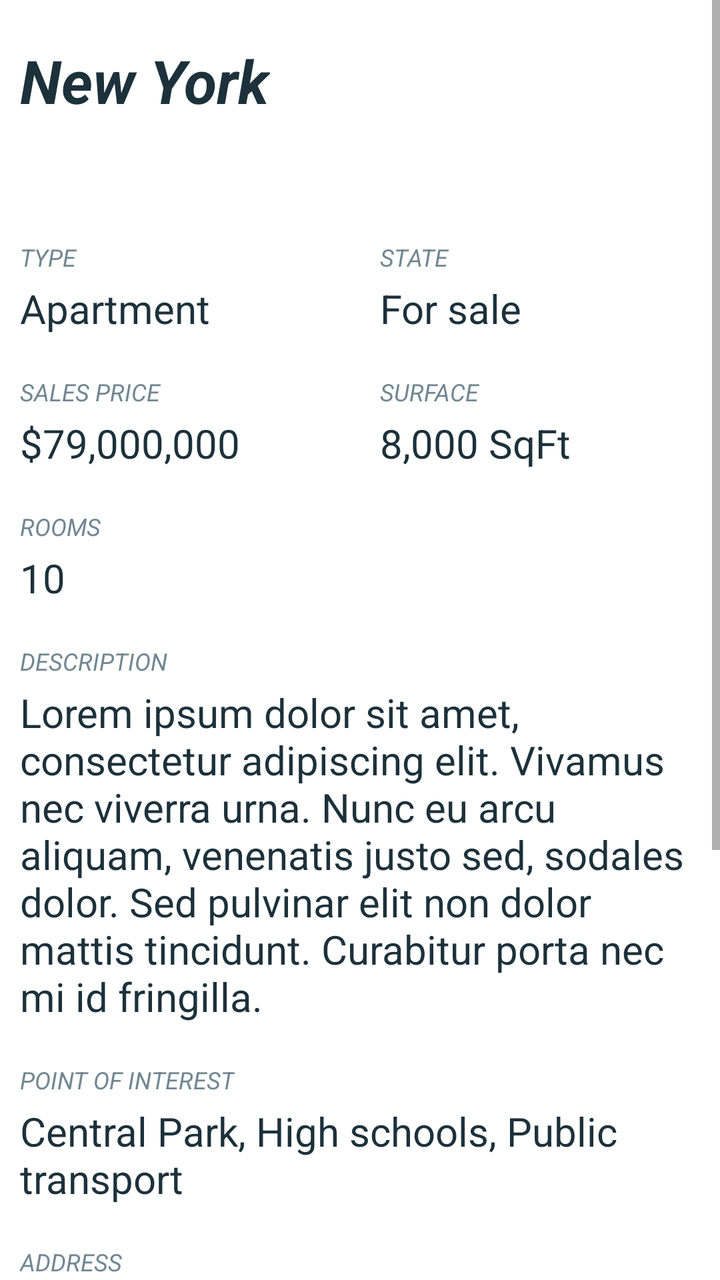
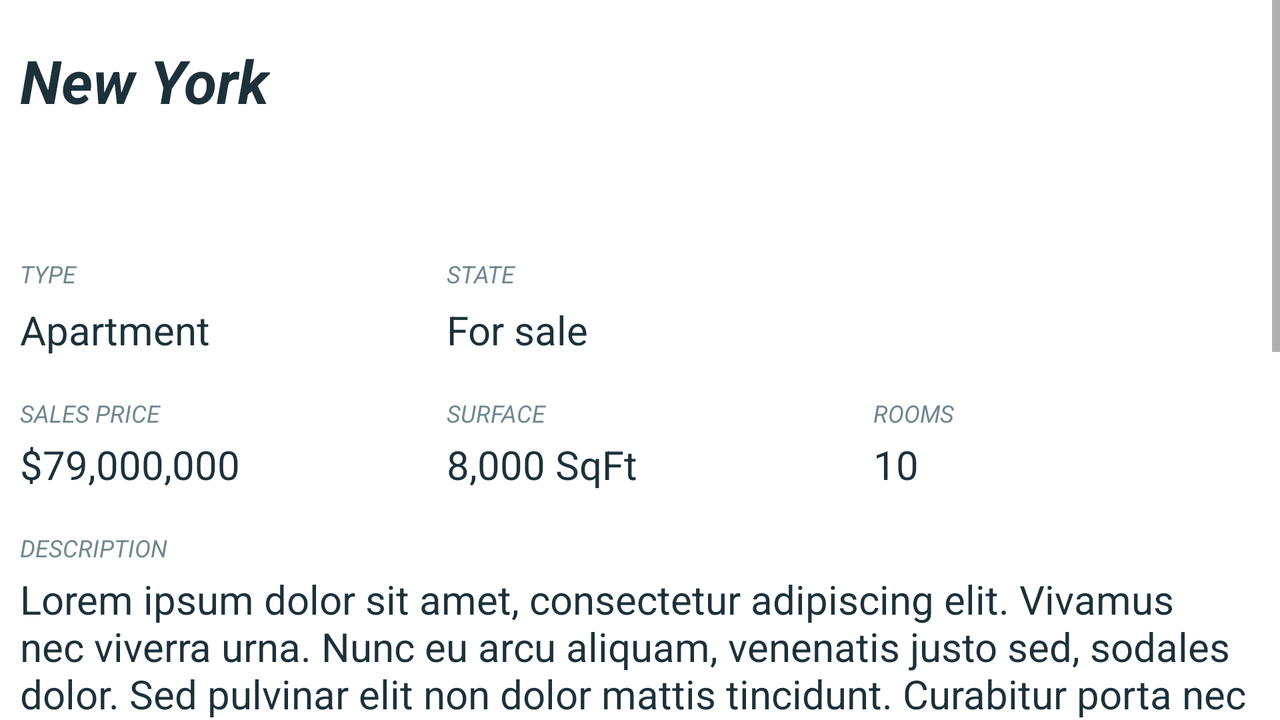

First picture: res/layout/ on a phone held upright. Second picture: the repository's own variant of that layout, on a device whose configuration matches the variant's folder. Source for both follows.
<!-- AndroidManifest.xml: application theme AppTheme -->
<!-- res/layout/fragment_property_detail.xml -->
<?xml version="1.0" encoding="utf-8"?>
<androidx.constraintlayout.widget.ConstraintLayout
    xmlns:android="http://schemas.android.com/apk/res/android"
    xmlns:app="http://schemas.android.com/apk/res-auto"
    xmlns:tools="http://schemas.android.com/tools"
    android:layout_width="match_parent"
    android:layout_height="match_parent"
    tools:context=".ui.propertydetail.view.PropertyDetailFragment">

    <ScrollView
        android:layout_width="match_parent"
        android:layout_height="0dp"
        app:layout_constraintTop_toTopOf="parent"
        app:layout_constraintBottom_toBottomOf="parent"
        app:layout_constraintEnd_toEndOf="parent"
        app:layout_constraintStart_toStartOf="parent">

        <LinearLayout
            android:layout_width="match_parent"
            android:layout_height="wrap_content"
            android:orientation="vertical">
            <TextView
                android:id="@+id/property_detail_address_title_value"
                style="@style/TextviewStyle.Title"
                android:layout_width="wrap_content"
                android:layout_height="wrap_content"
                android:text="@string/property_address_title_value" />

            <androidx.recyclerview.widget.RecyclerView
                android:id="@+id/property_detail_recycler_view"
                android:layout_width="wrap_content"
                android:layout_height="wrap_content"
                android:layout_marginTop="@dimen/default_margin"
                android:layout_marginLeft="@dimen/default_margin"
                android:layout_marginRight="@dimen/default_margin"
                android:layout_marginBottom="@dimen/default_large_margin"
                android:orientation="horizontal"
                android:layout_gravity="center_horizontal"/>

            <LinearLayout
                android:layout_width="match_parent"
                android:layout_height="wrap_content">
                <TextView
                    android:id="@+id/property_detail_type"
                    android:layout_width="0dp"
                    android:layout_weight="1"
                    android:layout_height="wrap_content"
                    android:text="@string/property_type"
                    style="@style/TextviewStyle.Label"/>
                <TextView
                    android:id="@+id/property_detail_state"
                    android:layout_width="0dp"
                    android:layout_weight="1"
                    android:layout_height="wrap_content"
                    android:text="@string/property_state"
                    style="@style/TextviewStyle.Label"/>
            </LinearLayout>

        <LinearLayout
            android:layout_width="match_parent"
            android:layout_height="wrap_content">
            <TextView
                android:id="@+id/property_detail_type_value"
                android:layout_width="0dp"
                android:layout_weight="1"
                android:layout_height="wrap_content"
                android:text="@string/property_type_value"
                style="@style/TextviewStyle.Value"/>
            <TextView
                android:id="@+id/property_detail_state_value"
                android:layout_width="0dp"
                android:layout_weight="1"
                android:layout_height="wrap_content"
                android:text="@string/property_state_value"
                style="@style/TextviewStyle.Value"/>
        </LinearLayout>

        <LinearLayout
            android:layout_width="match_parent"
            android:layout_height="wrap_content">
            <TextView
                android:id="@+id/property_detail_price"
                android:layout_width="0dp"
                android:layout_weight="1"
                android:layout_height="wrap_content"
                android:text="@string/property_price"
                style="@style/TextviewStyle.Label"/>
            <TextView
                android:id="@+id/property_detail_surface"
                android:layout_width="0dp"
                android:layout_weight="1"
                android:layout_height="wrap_content"
                android:text="@string/property_surface"
                style="@style/TextviewStyle.Label"/>
        </LinearLayout>
        <LinearLayout
            android:layout_width="match_parent"
            android:layout_height="wrap_content">
            <TextView
                android:id="@+id/property_detail_prive_value"
                android:layout_width="0dp"
                android:layout_weight="1"
                android:layout_height="wrap_content"
                android:text="@string/property_price_value"
                style="@style/TextviewStyle.Value"/>
            <TextView
                android:id="@+id/property_detail_surface_value"
                android:layout_width="0dp"
                android:layout_weight="1"
                android:layout_height="wrap_content"
                android:text="@string/property_surface_value"
                style="@style/TextviewStyle.Value"/>
        </LinearLayout>

            <TextView
                android:id="@+id/property_detail_rooms"
                android:layout_width="wrap_content"
                android:layout_height="wrap_content"
                android:text="@string/property_rooms"
                style="@style/TextviewStyle.Label"/>
            <TextView
                android:id="@+id/property_detail_rooms_value"
                android:layout_width="wrap_content"
                android:layout_height="wrap_content"
                android:text="@string/property_rooms_value"
                style="@style/TextviewStyle.Value"/>

            <TextView
                android:id="@+id/property_detail_description"
                android:layout_width="wrap_content"
                android:layout_height="wrap_content"
                android:text="@string/property_description"
                style="@style/TextviewStyle.Label"/>
            <TextView
                android:id="@+id/property_detail_description_value"
                android:layout_width="wrap_content"
                android:layout_height="wrap_content"
                android:text="@string/property_description_value"
                style="@style/TextviewStyle.Value"/>


            <TextView
                android:id="@+id/property_detail_point_of_interest"
                android:layout_width="wrap_content"
                android:layout_height="wrap_content"
                android:text="@string/property_point_of_interest"
                style="@style/TextviewStyle.Label"/>
            <TextView
                android:id="@+id/property_detail_point_of_interest_value"
                android:layout_width="wrap_content"
                android:layout_height="wrap_content"
                android:text="@string/property_point_of_interest_value"
                style="@style/TextviewStyle.Value"/>

            <TextView
                android:id="@+id/property_detail_address"
                android:layout_width="wrap_content"
                android:layout_height="wrap_content"
                android:text="@string/property_address"
                style="@style/TextviewStyle.Label"/>

            <TextView
                android:id="@+id/property_detail_address_value"
                style="@style/TextviewStyle.Value"
                android:layout_width="wrap_content"
                android:layout_height="wrap_content"
                android:text="@string/property_address_value"
                android:textSize="16sp" />
            <ImageView
                android:id="@+id/fragment_property_detail_image_view_map"
                android:layout_width="match_parent"
                android:layout_height="wrap_content"
                android:layout_margin="@dimen/default_margin"
                android:layout_gravity="center_horizontal"
                tools:src="@tools:sample/avatars"
                android:contentDescription="@string/map" />

        <LinearLayout
            android:layout_width="match_parent"
            android:layout_height="wrap_content">
            <TextView
                android:id="@+id/property_detail_entry_date"
                android:layout_width="0dp"
                android:layout_weight="1"
                android:layout_height="wrap_content"
                android:text="@string/property_entry_date"
                style="@style/TextviewStyle.Label"/>
            <TextView
                android:id="@+id/property_detail_sale_date"
                android:layout_width="0dp"
                android:layout_weight="1"
                android:layout_height="wrap_content"
                android:text="@string/property_sale_date"
                style="@style/TextviewStyle.Label"/>
        </LinearLayout>
        <LinearLayout
            android:layout_width="match_parent"
            android:layout_height="wrap_content">
            <TextView
                android:id="@+id/property_detail_entry_date_value"
                android:layout_width="0dp"
                android:layout_weight="1"
                android:layout_height="wrap_content"
                android:text="@string/property_entry_date_value"
                style="@style/TextviewStyle.Value"/>
            <TextView
                android:id="@+id/property_detail_sale_date_value"
                android:layout_width="0dp"
                android:layout_weight="1"
                android:layout_height="wrap_content"
                android:text="@string/property_sale_date_value"
                style="@style/TextviewStyle.Value"/>
        </LinearLayout>
            <TextView
                android:id="@+id/property_detail_agent_name"
                android:layout_width="wrap_content"
                android:layout_height="wrap_content"
                android:text="@string/property_agent_name"
                style="@style/TextviewStyle.Label"/>
            <TextView
                android:id="@+id/property_detail_agent_name_value"
                android:layout_width="wrap_content"
                android:layout_height="wrap_content"
                android:text="@string/property_agent_name_value"
                style="@style/TextviewStyle.Value"/>

            <TextView
                android:id="@+id/property_detail_agent_email"
                android:layout_width="wrap_content"
                android:layout_height="wrap_content"
                android:text="@string/property_agent_email"
                style="@style/TextviewStyle.Label"/>
            <TextView
                android:id="@+id/property_detail_agent_email_value"
                android:layout_width="wrap_content"
                android:layout_height="wrap_content"
                android:text="@string/property_agent_email_value"
                style="@style/TextviewStyle.Value"/>
            <TextView
                android:id="@+id/property_detail_agent_phone"
                android:layout_width="wrap_content"
                android:layout_height="wrap_content"
                android:text="@string/property_agent_phone"
                style="@style/TextviewStyle.Label"/>
            <TextView
                android:id="@+id/property_detail_agent_phone_value"
                android:layout_width="wrap_content"
                android:layout_height="wrap_content"
                android:text="@string/property_agent_phone_value"
                style="@style/TextviewStyle.Value"/>
        </LinearLayout>
    </ScrollView>
</androidx.constraintlayout.widget.ConstraintLayout>
<!-- resources referenced by this layout -->
<resources>
  <dimen name="default_large_margin">20dip</dimen>
  <dimen name="default_margin">10dip</dimen>
  <string name="map">Map</string>
  <string name="property_address">Address</string>
  <string name="property_address_title_value">New York</string>
  <string name="property_address_value">8829 183rd St, Jamaica, NY 11423</string>
  <string name="property_agent_email">Agent email</string>
  <string name="property_agent_email_value">john.smith@realestate.com</string>
  <string name="property_agent_name">Agent name</string>
  <string name="property_agent_name_value">John Smith</string>
  <string name="property_agent_phone">Agent phone</string>
  <string name="property_agent_phone_value">00 1 212 7584941</string>
  <string name="property_description">Description</string>
  <string name="property_description_value">Lorem ipsum dolor sit amet, consectetur adipiscing elit. Vivamus nec viverra urna. Nunc eu arcu aliquam, venenatis justo sed, sodales dolor. Sed pulvinar elit non dolor mattis tincidunt. Curabitur porta nec mi id fringilla.</string>
  <string name="property_entry_date">Entry date</string>
  <string name="property_entry_date_value">1/1/2021</string>
  <string name="property_point_of_interest">Point of interest</string>
  <string name="property_point_of_interest_value">Central Park, High schools, Public transport</string>
  <string name="property_price">Sales Price</string>
  <string name="property_price_value">$79,000,000</string>
  <string name="property_rooms">Rooms</string>
  <string name="property_rooms_value">10</string>
  <string name="property_sale_date">Sale date</string>
  <string name="property_sale_date_value">no sale date</string>
  <string name="property_state">State</string>
  <string name="property_state_value">For sale</string>
  <string name="property_surface">Surface</string>
  <string name="property_surface_value">8,000 SqFt</string>
  <string name="property_type">Type</string>
  <string name="property_type_value">Apartment</string>
  <style name="TextviewStyle.Title">
          <item name="android:textColor">@color/primaryDarkColor</item>
          <item name="android:textStyle">bold|italic</item>
          <item name="android:textSize">30sp</item>
          <item name="android:layout_marginTop">@dimen/default_large_margin</item>
          <item name="android:layout_marginRight">@dimen/default_margin</item>
          <item name="android:layout_marginBottom">@dimen/default_large_margin</item>
          <item name="android:layout_marginLeft">@dimen/default_margin</item>
      </style>
  <style name="TextviewStyle.Value">
          <item name="android:textColor">@color/primaryDarkColor</item>
          <item name="android:textSize">20sp</item>
          <item name="android:layout_marginTop">@dimen/default_small_margin</item>
          <item name="android:layout_marginRight">@dimen/default_margin</item>
          <item name="android:layout_marginBottom">@dimen/default_margin</item>
          <item name="android:layout_marginLeft">@dimen/default_margin</item>
      </style>
  <style name="AppTheme" parent="Theme.MaterialComponents.Light.DarkActionBar">
          
          <item name="colorPrimary">@color/primaryColor</item>
          <item name="colorPrimaryDark">@color/primaryDarkColor</item>
          <item name="colorAccent">@color/secondaryColor</item>
          <item name="android:textColor">@color/primaryColor</item>
      </style>
  <color name="primaryLightColor">#718792</color>
  <dimen name="default_small_margin">2dip</dimen>
  <color name="primaryDarkColor">#1c313a</color>
  <color name="primaryColor">#455a64</color>
  <color name="secondaryColor">#e64a19</color>
  <!-- some entries are left out for length -->
</resources>
<!-- res/layout-w600dp-land/fragment_property_detail.xml (the repository's variant of the layout above) -->
<!-- drawn on the phone turned sideways -->
<?xml version="1.0" encoding="utf-8"?>
<androidx.coordinatorlayout.widget.CoordinatorLayout
    xmlns:android="http://schemas.android.com/apk/res/android"
    xmlns:app="http://schemas.android.com/apk/res-auto"
    xmlns:tools="http://schemas.android.com/tools"
    android:layout_width="match_parent"
    android:layout_height="match_parent"
    tools:context=".ui.propertydetail.view.PropertyDetailFragment">

    <androidx.constraintlayout.widget.ConstraintLayout
        android:layout_width="match_parent"
        android:layout_height="match_parent">

    <ScrollView
        android:layout_width="match_parent"
        android:layout_height="0dp"
        app:layout_constraintTop_toTopOf="parent"
        app:layout_constraintBottom_toBottomOf="parent"
        app:layout_constraintEnd_toEndOf="parent"
        app:layout_constraintStart_toStartOf="parent">

        <LinearLayout
            android:layout_width="match_parent"
            android:layout_height="wrap_content"
            android:orientation="vertical">
            <TextView
                style="@style/TextviewStyle.Title"
                android:layout_width="wrap_content"
                android:layout_height="wrap_content"
                android:text="@string/property_address_title_value" />

            <androidx.recyclerview.widget.RecyclerView
                android:layout_width="wrap_content"
                android:layout_height="wrap_content"
                android:layout_marginTop="@dimen/default_margin"
                android:layout_marginLeft="@dimen/default_margin"
                android:layout_marginRight="@dimen/default_margin"
                android:layout_marginBottom="@dimen/default_large_margin"
                android:orientation="horizontal"
                android:layout_gravity="center_horizontal"/>

            <LinearLayout
                android:layout_width="match_parent"
                android:layout_height="wrap_content">
                <TextView
                    android:layout_width="0dp"
                    android:layout_weight="1"
                    android:layout_height="wrap_content"
                    android:text="@string/property_type"
                    style="@style/TextviewStyle.Label"/>
                <TextView
                    android:layout_width="0dp"
                    android:layout_weight="1"
                    android:layout_height="wrap_content"
                    android:text="@string/property_state"
                    style="@style/TextviewStyle.Label"/>
                <TextView
                    android:layout_width="0dp"
                    android:layout_weight="1"
                    android:layout_height="wrap_content"
                    android:text="@null"
                    style="@style/TextviewStyle.Value"/>
            </LinearLayout>

            <LinearLayout
                android:layout_width="match_parent"
                android:layout_height="wrap_content">
                <TextView
                    android:layout_width="0dp"
                    android:layout_weight="1"
                    android:layout_height="wrap_content"
                    android:text="@string/property_type_value"
                    style="@style/TextviewStyle.Value"/>
                <TextView
                    android:layout_width="0dp"
                    android:layout_weight="1"
                    android:layout_height="wrap_content"
                    android:text="@string/property_state_value"
                    style="@style/TextviewStyle.Value"/>
                <TextView
                    android:layout_width="0dp"
                    android:layout_weight="1"
                    android:layout_height="wrap_content"
                    android:text="@null"
                    style="@style/TextviewStyle.Value"/>
            </LinearLayout>

            <LinearLayout
                android:layout_width="match_parent"
                android:layout_height="wrap_content">
                <TextView
                    android:layout_width="0dp"
                    android:layout_weight="1"
                    android:layout_height="wrap_content"
                    android:text="@string/property_price"
                    style="@style/TextviewStyle.Label"/>
                <TextView
                    android:layout_width="0dp"
                    android:layout_weight="1"
                    android:layout_height="wrap_content"
                    android:text="@string/property_surface"
                    style="@style/TextviewStyle.Label"/>
                <TextView
                    android:layout_width="0dp"
                    android:layout_weight="1"
                    android:layout_height="wrap_content"
                    android:text="@string/property_rooms"
                    style="@style/TextviewStyle.Label"/>
            </LinearLayout>
            <LinearLayout
                android:layout_width="match_parent"
                android:layout_height="wrap_content">
                <TextView
                    android:layout_width="0dp"
                    android:layout_weight="1"
                    android:layout_height="wrap_content"
                    android:text="@string/property_price_value"
                    style="@style/TextviewStyle.Value"/>
                <TextView
                    android:layout_width="0dp"
                    android:layout_weight="1"
                    android:layout_height="wrap_content"
                    android:text="@string/property_surface_value"
                    style="@style/TextviewStyle.Value"/>
                <TextView
                    android:layout_width="0dp"
                    android:layout_weight="1"
                    android:layout_height="wrap_content"
                    android:text="@string/property_rooms_value"
                    style="@style/TextviewStyle.Value"/>
            </LinearLayout>

            <TextView
                android:layout_width="wrap_content"
                android:layout_height="wrap_content"
                android:text="@string/property_description"
                style="@style/TextviewStyle.Label"/>
            <TextView
                android:layout_width="wrap_content"
                android:layout_height="wrap_content"
                android:text="@string/property_description_value"
                style="@style/TextviewStyle.Value"/>


            <TextView
                android:layout_width="wrap_content"
                android:layout_height="wrap_content"
                android:text="@string/property_point_of_interest"
                style="@style/TextviewStyle.Label"/>
            <TextView
                android:layout_width="wrap_content"
                android:layout_height="wrap_content"
                android:text="@string/property_point_of_interest_value"
                style="@style/TextviewStyle.Value"/>

            <TextView
                android:layout_width="wrap_content"
                android:layout_height="wrap_content"
                android:text="@string/property_address"
                style="@style/TextviewStyle.Label"/>

            <TextView
                style="@style/TextviewStyle.Value"
                android:layout_width="wrap_content"
                android:layout_height="wrap_content"
                android:text="@string/property_address_value"
                android:textSize="16sp" />

            <ImageView
                android:id="@+id/fragment_property_detail_image_view_map"
                android:layout_width="match_parent"
                android:layout_height="wrap_content"
                android:layout_margin="@dimen/default_margin"
                android:layout_gravity="center_horizontal"
                tools:src="@tools:sample/avatars"
                android:contentDescription="@string/map" />

            <LinearLayout
                android:layout_width="match_parent"
                android:layout_height="wrap_content">
                <TextView
                    android:layout_width="0dp"
                    android:layout_weight="1"
                    android:layout_height="wrap_content"
                    android:text="@string/property_entry_date"
                    style="@style/TextviewStyle.Label"/>
                <TextView
                    android:layout_width="0dp"
                    android:layout_weight="1"
                    android:layout_height="wrap_content"
                    android:text="@string/property_sale_date"
                    style="@style/TextviewStyle.Label"/>
                <TextView
                    android:layout_width="0dp"
                    android:layout_weight="1"
                    android:layout_height="wrap_content"
                    android:text="@null"
                    style="@style/TextviewStyle.Value"/>
            </LinearLayout>
            <LinearLayout
                android:layout_width="match_parent"
                android:layout_height="wrap_content">
                <TextView
                    android:layout_width="0dp"
                    android:layout_weight="1"
                    android:layout_height="wrap_content"
                    android:text="@string/property_entry_date_value"
                    style="@style/TextviewStyle.Value"/>
                <TextView
                    android:layout_width="0dp"
                    android:layout_weight="1"
                    android:layout_height="wrap_content"
                    android:text="@string/property_sale_date_value"
                    style="@style/TextviewStyle.Value"/>
                <TextView
                    android:layout_width="0dp"
                    android:layout_weight="1"
                    android:layout_height="wrap_content"
                    android:text="@null"
                    style="@style/TextviewStyle.Value"/>
            </LinearLayout>
            <LinearLayout
                android:layout_width="match_parent"
                android:layout_height="wrap_content">
                <TextView
                    android:layout_width="0dp"
                    android:layout_weight="1"
                    android:layout_height="wrap_content"
                    android:text="@string/property_agent_name"
                    style="@style/TextviewStyle.Label"/>
                <TextView
                    android:layout_width="0dp"
                    android:layout_weight="1"
                    android:layout_height="wrap_content"
                    android:text="@string/property_agent_email"
                    style="@style/TextviewStyle.Label"/>
                <TextView
                    android:layout_width="0dp"
                    android:layout_weight="1"
                    android:layout_height="wrap_content"
                    android:text="@string/property_agent_phone"
                    style="@style/TextviewStyle.Label"/>
            </LinearLayout>
            <LinearLayout
                android:layout_width="match_parent"
                android:layout_height="wrap_content">
                <TextView
                    android:layout_width="0dp"
                    android:layout_weight="1"
                    android:layout_height="wrap_content"
                    android:text="@string/property_agent_name_value"
                    style="@style/TextviewStyle.Value"/>
                <TextView
                    android:layout_width="0dp"
                    android:layout_weight="1"
                    android:layout_height="wrap_content"
                    android:text="@string/property_agent_email_value"
                    style="@style/TextviewStyle.Value"/>
                <TextView
                    android:layout_width="0dp"
                    android:layout_weight="1"
                    android:layout_height="wrap_content"
                    android:text="@string/property_agent_phone_value"
                    style="@style/TextviewStyle.Value"/>
            </LinearLayout>
        </LinearLayout>
    </ScrollView>
    </androidx.constraintlayout.widget.ConstraintLayout>
</androidx.coordinatorlayout.widget.CoordinatorLayout>
